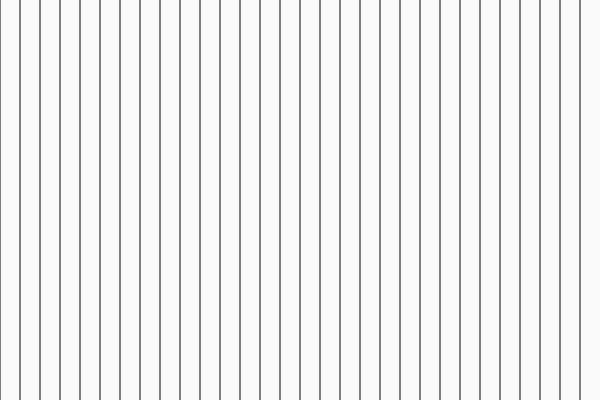
Frame 1 (no input)
Frame 60 (no input): identical to frame 1, image omitted
Frame 120 (the mouse pressed at the canvas centre since frame 60): identical to frame 1, image omitted

The p5.js sketch that drew this single still picture (run headless with seeded random() and noise() and a simulated clock; from frame 60 on, the mouse is pressed at the canvas centre):

// p5.js sketch
// ── sketch.js
var Line=[];
var Num=30;
var c;

function setup() { 
  createCanvas(600, 400);
  c=width/Num;
  for(var i=0; i< Num; i++){
     Line[i] = new drawLine(c*i);
    }
} 

function draw() { 
  background(250);
  for(var i=0; i< Num; i++){
   Line[i].display();
 
  }
}

function drawLine(x) {
  this.x=x;
  
  this.update=function(){
  }
  
  this.display=function(){
    //stroke(0);
    line(this.x,-20,this.x,height+20);
      //console.log(this.x);
  }
  
}
